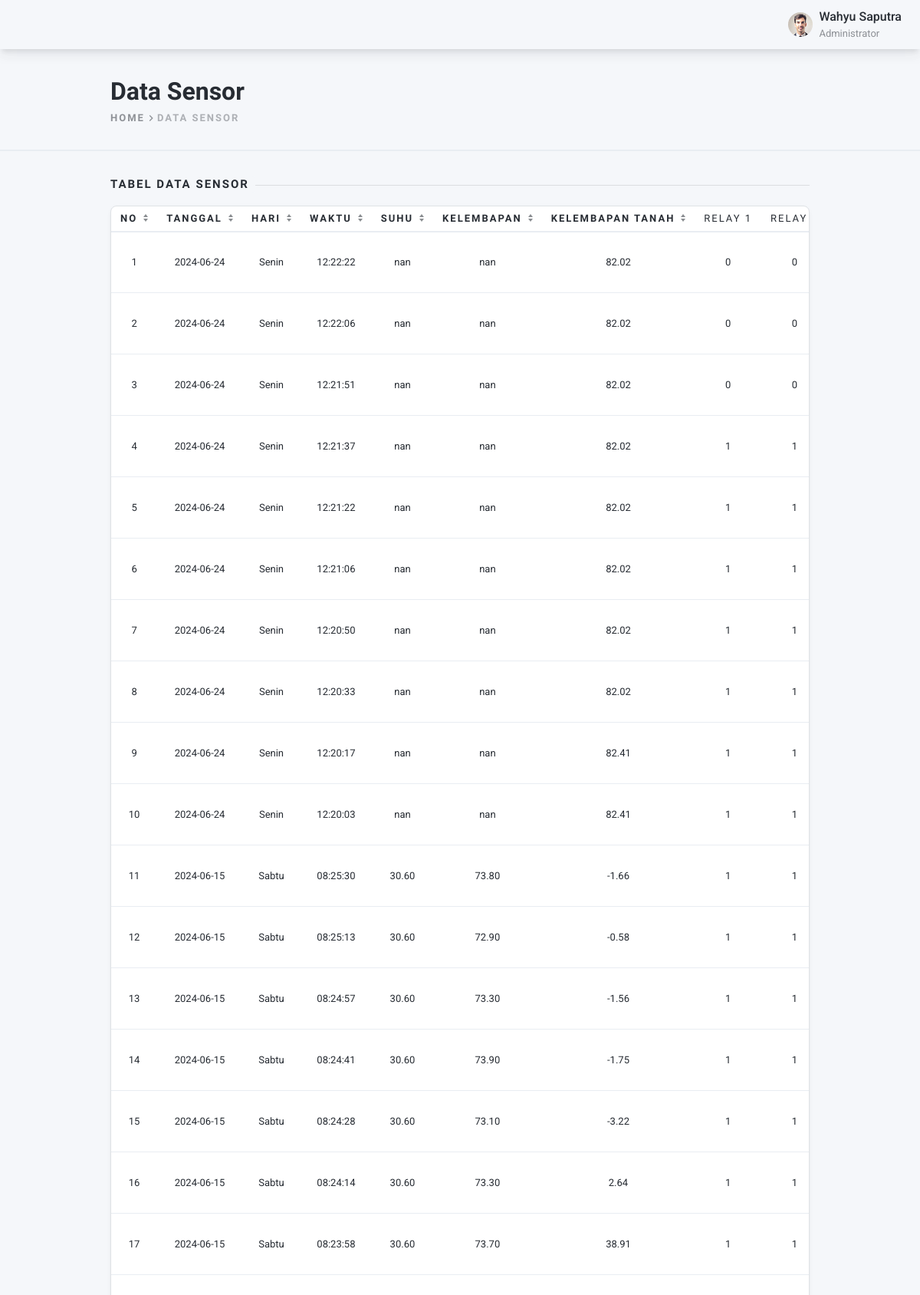
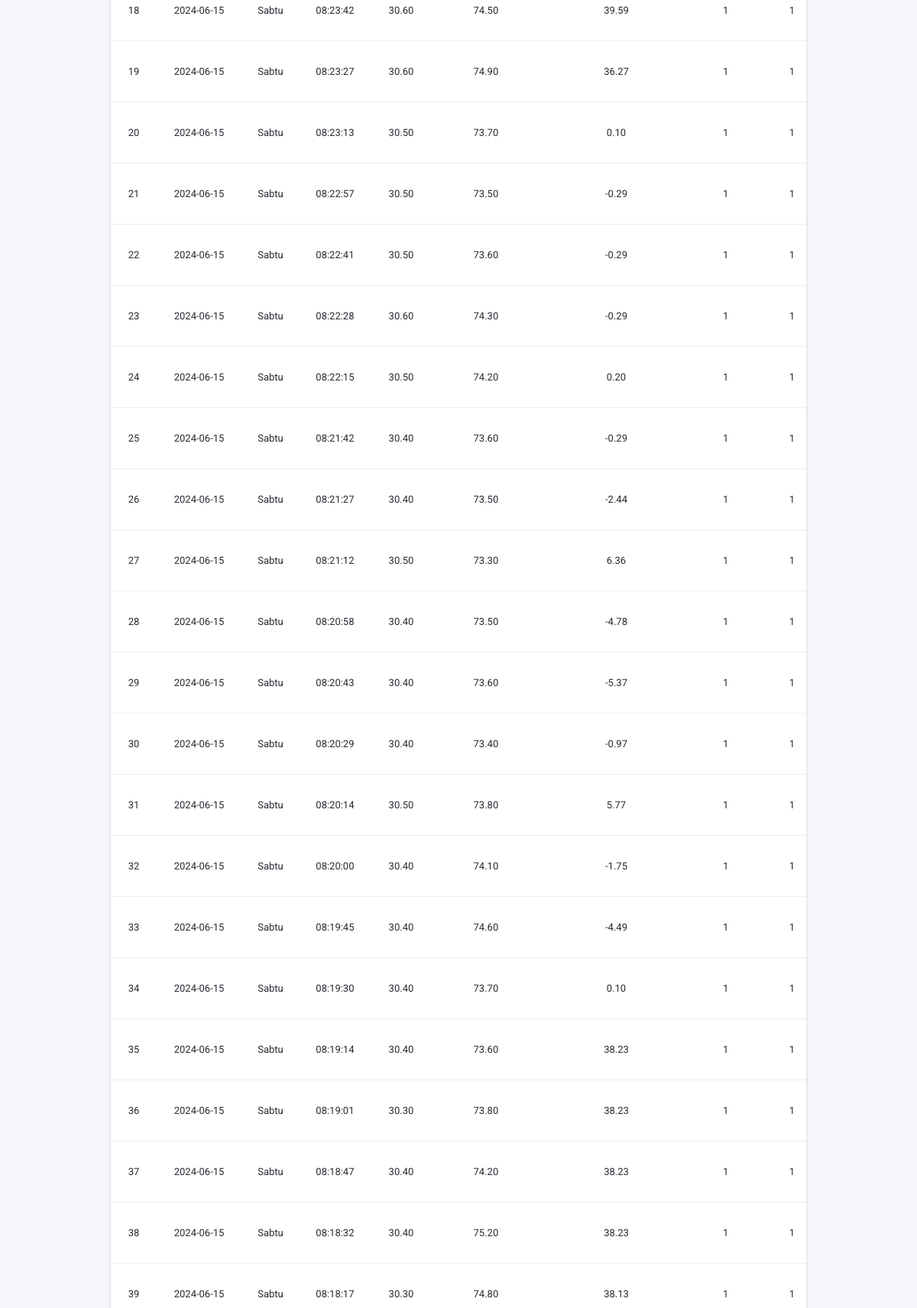
Page /layout/data_sensor.php (upper part) on the committed database (2 pictures, top to bottom).
### tables this page shows
CREATE TABLE `logs` (
  `id_logs` int(6) UNSIGNED NOT NULL,
  `tanggal` date DEFAULT NULL,
  `hari` varchar(30) DEFAULT NULL,
  `waktu` time DEFAULT NULL,
  `suhu` varchar(10) DEFAULT NULL,
  `kelembapan` varchar(10) DEFAULT NULL,
  `kelembapan_tanah` varchar(10) DEFAULT NULL,
  `relay1` int(2) NOT NULL,
  `relay2` int(2) NOT NULL,
  `relay3` int(2) NOT NULL,
  `relayotomatis` int(2) NOT NULL
);

### layout/data_sensor.php (the view, shortened to what this page needs)
<!DOCTYPE html>
<html lang="en"
      dir="ltr">
    <head>
        <link type="text/css"
              href="assets/vendor/perfect-scrollbar.css"
              rel="stylesheet">
        <link type="text/css"
              href="assets/css/material-icons.css"
              rel="stylesheet">
        <link type="text/css"
              href="assets/css/fontawesome.css"
              rel="stylesheet">
        <link type="text/css"
              href="assets/vendor/spinkit.css"
              rel="stylesheet">
        <link type="text/css"
              href="assets/css/preloader.css"
              rel="stylesheet">
        <link type="text/css"
              href="assets/css/app.css"
              rel="stylesheet">
        <link type="text/css"
              href="assets/css/dark-mode.css"
              rel="stylesheet">
        <link type="text/css"
              href="assets/vendor/jqvmap/jqvmap.min.css"
              rel="stylesheet">
    </head>
    <body class="layout-app layout-sticky-subnav ">
        <div class="mdk-drawer-layout js-mdk-drawer-layout"
             data-push
             data-responsive-width="992px">
            <div class="mdk-drawer-layout__content page-content">
                <div class="navbar navbar-expand navbar-shadow px-0  pl-lg-16pt navbar-light bg-body"
                     id="default-navbar"
                     data-primary>
                    <div class="nav navbar-nav flex-nowrap d-flex ml-0 mr-16pt">
                        <div class="nav-item  d-none d-sm-flex">
                            <a href="#"
                               class="nav-link d-flex align-items-center"
                               >
                                <img width="32"
                                     height="32"
                                     class="rounded-circle mr-8pt"
                                     src="assets/images/people/50/guy-3.jpg"
                                     alt="account" />
                                <span class="flex d-flex flex-column mr-8pt">
                                    <span class="navbar-text-100">Wahyu Saputra</span>
                                    <small class="navbar-text-50">Administrator</small>
                                </span>
                            </a>
                        </div>
                    </div>
                </div>
                <div class="border-bottom-2 py-32pt position-relative z-1">
                    <div class="container-fluid page__container d-flex flex-column flex-md-row align-items-center text-center text-sm-left">
                        <div class="flex d-flex flex-column flex-sm-row align-items-center mb-24pt mb-md-0">
                            <div class="mb-24pt mb-sm-0 mr-sm-24pt">
                                <h2 class="mb-0">Data Sensor</h2>
                                <ol class="breadcrumb p-0 m-0">
                                    <li class="breadcrumb-item"><a href="index.html">Home</a></li>
                                    <li class="breadcrumb-item active">
                                        Data Sensor
                                    </li>
                                </ol>
                            </div>
                        </div>
                    </div>
                </div>
                <div class="container-fluid page__container">
                    <div class="page-section">
                        <div class="page-separator">
                            <div class="page-separator__text">Tabel Data Sensor</div>
                        </div>
                        <div class="card mb-lg-32pt">
<div class="table-responsive"
     data-toggle="lists"
     data-lists-sort-by="js-lists-values-date"
     data-lists-sort-desc="true"
     data-lists-values='["js-lists-values-name", "js-lists-values-company", "js-lists-values-phone", "js-lists-values-date"]'>
    <table class="table mb-0 thead-border-top-0 table-nowrap">
        <thead>
            <tr>
                <th width="36">
                    <a href="javascript:void(0)"
                       class="sort"
                       data-sort="js-lists-values-no">No</a>
                </th>
                <th width="90">
                    <a href="javascript:void(0)"
                       class="sort"
                       data-sort="js-lists-values-tanggal">Tanggal</a>
                </th>
                <th width="90">
                    <a href="javascript:void(0)"
                       class="sort"
                       data-sort="js-lists-values-hari">Hari</a>
                </th>
                <th width="75">
                    <a href="javascript:void(0)"
                       class="sort"
                       data-sort="js-lists-values-waktu">Waktu</a>
                </th>
                <th width="130">
                    <a href="javascript:void(0)"
                       class="sort"
                       data-sort="js-lists-values-suhu">Suhu</a>
                </th>
                <th width="200">
                    <a href="javascript:void(0)"
                       class="sort"
                       data-sort="js-lists-values-kelembapan">Kelembapan</a>
                </th>
                <th width="200">
                    <a href="javascript:void(0)"
                       class="sort"
                       data-sort="js-lists-values-kelembapantanah">Kelembapan Tanah</a>
                </th>
                <th width="75"><strong><center>RELAY 1		</center><strong></th>
                <th width="75"><strong><center>RELAY 2		</center><strong></th>
        </thead>
        <tbody class="list"
               id="clients">
               <?php
	require_once('koneksi.php');
	$query1="SELECT * FROM logs ORDER BY id_logs DESC";
	$result=mysqli_query($conn,$query1);
	$no  = 1;
	while($data=mysqli_fetch_array($result))
	{
	?>
			<tr>
				<td height="80" align="center"><?php echo $no++ ?></td>
			    <td align="center"><?php echo $data['tanggal'] ?></td>
				<td align="center"><?php echo $data['hari'] ?></td>
				<td align="center"><?php echo $data['waktu'] ?></td>
				<td align="center"><?php echo $data['suhu'] ?></td>
				<td align="center"><?php echo $data['kelembapan'] ?></td>
				<td align="center"><?php echo $data['kelembapan_tanah'] ?></td>
                <td align="center"><?php echo $data['relay1'] ?></td>
				<td align="center"><?php echo $data['relay2'] ?></td>
        </tr>
    <?php
    }
    ?>
        </tbody>
    </table>
</div>
                        </div>
                    </div>
                </div>
            </div>
        </div>
    </body>
</html>

### layout/assets/css/preloader.css (style rules this page uses)
:root { --sk-size:64px;--sk-color:#fff }

### rows in the picture
logs: tanggal "2024-06-24", hari "Senin", waktu "12:22:22", suhu "nan", kelembapan "nan", kelembapan_tanah "82.02", relay1 "0", relay2 "0"
logs: tanggal "2024-06-24", hari "Senin", waktu "12:22:06", suhu "nan", kelembapan "nan", kelembapan_tanah "82.02", relay1 "0", relay2 "0"
logs: tanggal "2024-06-24", hari "Senin", waktu "12:21:51", suhu "nan", kelembapan "nan", kelembapan_tanah "82.02", relay1 "0", relay2 "0"
logs: tanggal "2024-06-24", hari "Senin", waktu "12:21:37", suhu "nan", kelembapan "nan", kelembapan_tanah "82.02", relay1 "1", relay2 "1"
logs: tanggal "2024-06-24", hari "Senin", waktu "12:21:22", suhu "nan", kelembapan "nan", kelembapan_tanah "82.02", relay1 "1", relay2 "1"
logs: tanggal "2024-06-24", hari "Senin", waktu "12:21:06", suhu "nan", kelembapan "nan", kelembapan_tanah "82.02", relay1 "1", relay2 "1"
logs: tanggal "2024-06-24", hari "Senin", waktu "12:20:50", suhu "nan", kelembapan "nan", kelembapan_tanah "82.02", relay1 "1", relay2 "1"
logs: tanggal "2024-06-24", hari "Senin", waktu "12:20:33", suhu "nan", kelembapan "nan", kelembapan_tanah "82.02", relay1 "1", relay2 "1"
logs: tanggal "2024-06-24", hari "Senin", waktu "12:20:17", suhu "nan", kelembapan "nan", kelembapan_tanah "82.41", relay1 "1", relay2 "1"
logs: tanggal "2024-06-24", hari "Senin", waktu "12:20:03", suhu "nan", kelembapan "nan", kelembapan_tanah "82.41", relay1 "1", relay2 "1"
logs: tanggal "2024-06-15", hari "Sabtu", waktu "08:25:30", suhu "30.60", kelembapan "73.80", kelembapan_tanah "-1.66", relay1 "1", relay2 "1"
logs: tanggal "2024-06-15", hari "Sabtu", waktu "08:25:13", suhu "30.60", kelembapan "72.90", kelembapan_tanah "-0.58", relay1 "1", relay2 "1"
logs: tanggal "2024-06-15", hari "Sabtu", waktu "08:24:57", suhu "30.60", kelembapan "73.30", kelembapan_tanah "-1.56", relay1 "1", relay2 "1"
logs: tanggal "2024-06-15", hari "Sabtu", waktu "08:24:41", suhu "30.60", kelembapan "73.90", kelembapan_tanah "-1.75", relay1 "1", relay2 "1"
logs: tanggal "2024-06-15", hari "Sabtu", waktu "08:24:28", suhu "30.60", kelembapan "73.10", kelembapan_tanah "-3.22", relay1 "1", relay2 "1"
logs: tanggal "2024-06-15", hari "Sabtu", waktu "08:24:14", suhu "30.60", kelembapan "73.30", kelembapan_tanah "2.64", relay1 "1", relay2 "1"
logs: tanggal "2024-06-15", hari "Sabtu", waktu "08:23:58", suhu "30.60", kelembapan "73.70", kelembapan_tanah "38.91", relay1 "1", relay2 "1"
logs: tanggal "2024-06-15", hari "Sabtu", waktu "08:23:42", suhu "30.60", kelembapan "74.50", kelembapan_tanah "39.59", relay1 "1", relay2 "1"
logs: tanggal "2024-06-15", hari "Sabtu", waktu "08:23:27", suhu "30.60", kelembapan "74.90", kelembapan_tanah "36.27", relay1 "1", relay2 "1"
logs: tanggal "2024-06-15", hari "Sabtu", waktu "08:23:13", suhu "30.50", kelembapan "73.70", kelembapan_tanah "0.10", relay1 "1", relay2 "1"
logs: tanggal "2024-06-15", hari "Sabtu", waktu "08:22:57", suhu "30.50", kelembapan "73.50", kelembapan_tanah "-0.29", relay1 "1", relay2 "1"
logs: tanggal "2024-06-15", hari "Sabtu", waktu "08:22:41", suhu "30.50", kelembapan "73.60", kelembapan_tanah "-0.29", relay1 "1", relay2 "1"
logs: tanggal "2024-06-15", hari "Sabtu", waktu "08:22:28", suhu "30.60", kelembapan "74.30", kelembapan_tanah "-0.29", relay1 "1", relay2 "1"
logs: tanggal "2024-06-15", hari "Sabtu", waktu "08:22:15", suhu "30.50", kelembapan "74.20", kelembapan_tanah "0.20", relay1 "1", relay2 "1"
logs: tanggal "2024-06-15", hari "Sabtu", waktu "08:21:42", suhu "30.40", kelembapan "73.60", kelembapan_tanah "-0.29", relay1 "1", relay2 "1"
logs: tanggal "2024-06-15", hari "Sabtu", waktu "08:21:27", suhu "30.40", kelembapan "73.50", kelembapan_tanah "-2.44", relay1 "1", relay2 "1"
logs: tanggal "2024-06-15", hari "Sabtu", waktu "08:21:12", suhu "30.50", kelembapan "73.30", kelembapan_tanah "6.36", relay1 "1", relay2 "1"
logs: tanggal "2024-06-15", hari "Sabtu", waktu "08:20:58", suhu "30.40", kelembapan "73.50", kelembapan_tanah "-4.78", relay1 "1", relay2 "1"
logs: tanggal "2024-06-15", hari "Sabtu", waktu "08:20:43", suhu "30.40", kelembapan "73.60", kelembapan_tanah "-5.37", relay1 "1", relay2 "1"
logs: tanggal "2024-06-15", hari "Sabtu", waktu "08:20:29", suhu "30.40", kelembapan "73.40", kelembapan_tanah "-0.97", relay1 "1", relay2 "1"
logs: tanggal "2024-06-15", hari "Sabtu", waktu "08:20:14", suhu "30.50", kelembapan "73.80", kelembapan_tanah "5.77", relay1 "1", relay2 "1"
logs: tanggal "2024-06-15", hari "Sabtu", waktu "08:20:00", suhu "30.40", kelembapan "74.10", kelembapan_tanah "-1.75", relay1 "1", relay2 "1"
logs: tanggal "2024-06-15", hari "Sabtu", waktu "08:19:45", suhu "30.40", kelembapan "74.60", kelembapan_tanah "-4.49", relay1 "1", relay2 "1"
logs: tanggal "2024-06-15", hari "Sabtu", waktu "08:19:30", suhu "30.40", kelembapan "73.70", kelembapan_tanah "0.10", relay1 "1", relay2 "1"
logs: tanggal "2024-06-15", hari "Sabtu", waktu "08:19:14", suhu "30.40", kelembapan "73.60", kelembapan_tanah "38.23", relay1 "1", relay2 "1"
logs: tanggal "2024-06-15", hari "Sabtu", waktu "08:19:01", suhu "30.30", kelembapan "73.80", kelembapan_tanah "38.23", relay1 "1", relay2 "1"
logs: tanggal "2024-06-15", hari "Sabtu", waktu "08:18:47", suhu "30.40", kelembapan "74.20", kelembapan_tanah "38.23", relay1 "1", relay2 "1"
logs: tanggal "2024-06-15", hari "Sabtu", waktu "08:18:32", suhu "30.40", kelembapan "75.20", kelembapan_tanah "38.23", relay1 "1", relay2 "1"
logs: tanggal "2024-06-15", hari "Sabtu", waktu "08:18:17", suhu "30.30", kelembapan "74.80", kelembapan_tanah "38.13", relay1 "1", relay2 "1"
